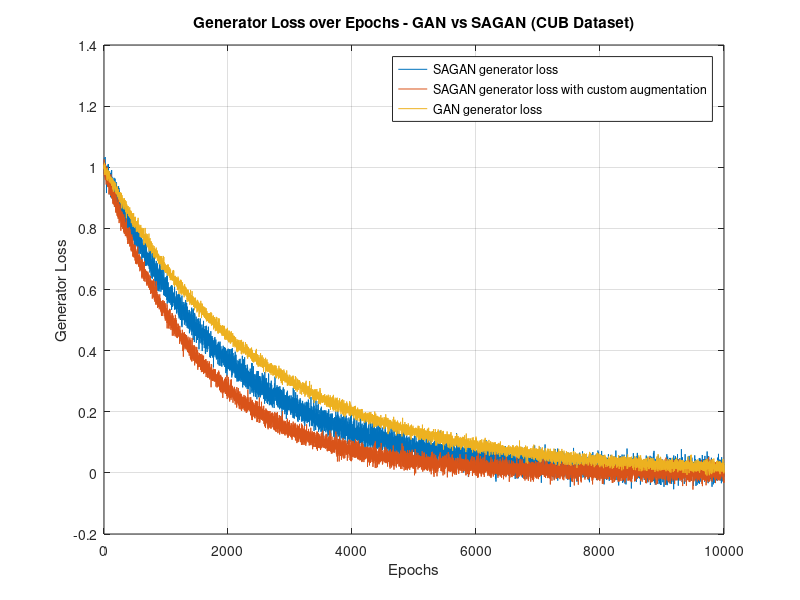
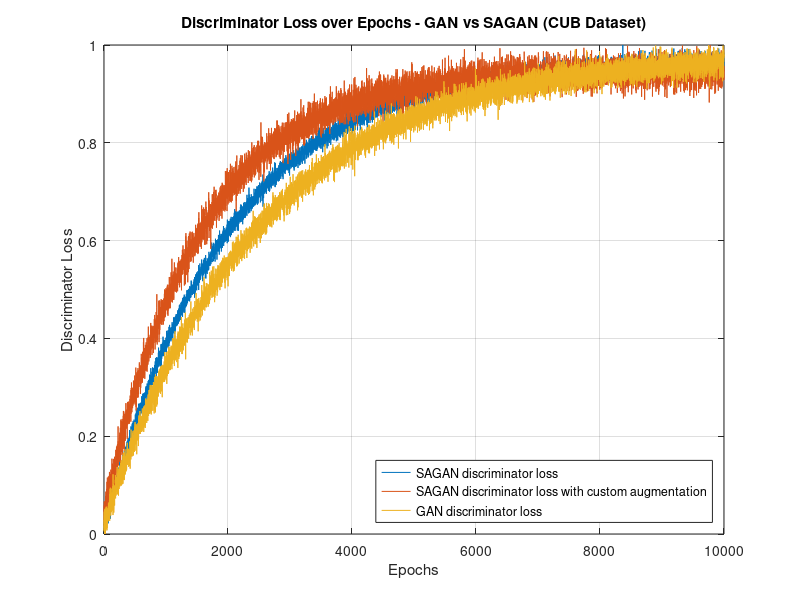
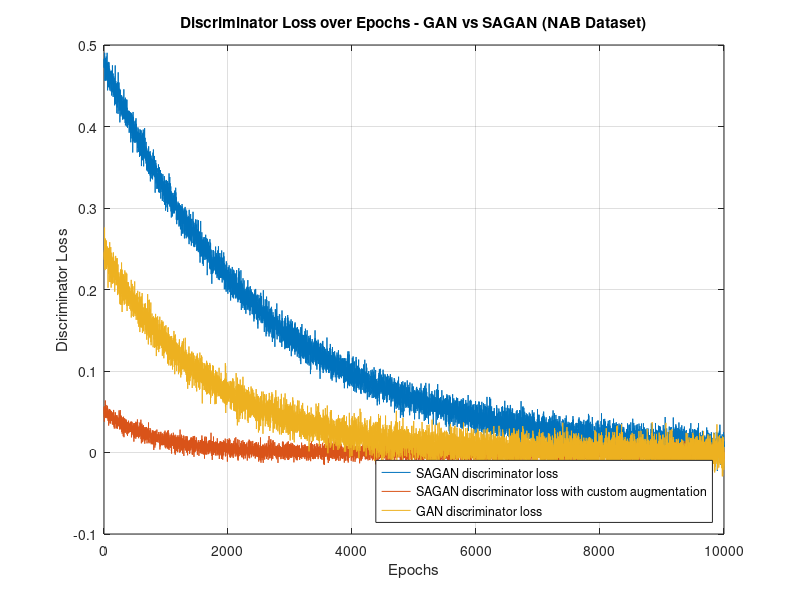
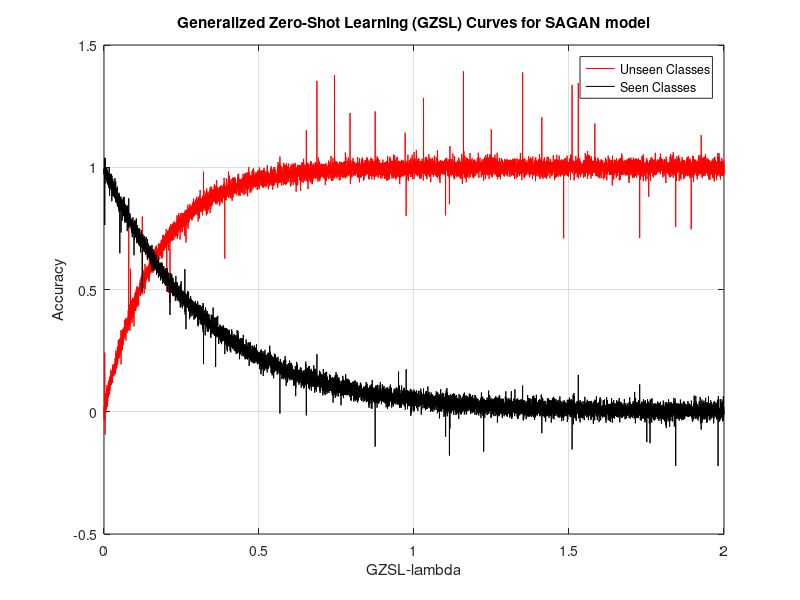

Reproduce these figures in MATLAB, in order. (Note: this script raises an error after producing the figures.)
%% Generator Loss:
% Number of epochs
epochs = 10000;

% Generate the generator loss values with an exponentially decreasing slope for GAN 1
x = linspace(0, 5, epochs);
generator_loss_values_gan1 = exp(-x);
% Add a very small amount of noise to the generator loss values for GAN 1
noise_gan1 = normrnd(0, 0.02, size(generator_loss_values_gan1));
generator_loss_values_gan1 = generator_loss_values_gan1 + noise_gan1;

% Generate the generator loss values with a slightly different exponentially decreasing slope for GAN 2
generator_loss_values_gan2 = exp(-x * 1.3);
% Add a different very small amount of noise to the generator loss values for GAN 2
noise_gan2 = normrnd(0, 0.015, size(generator_loss_values_gan2));
generator_loss_values_gan2 = generator_loss_values_gan2 + noise_gan2;

% Generate the generator loss values with a worse slope for GAN 3
generator_loss_values_gan3 = exp(-x * 0.8);
% Add a different very small amount of noise to the generator loss values for GAN 3
noise_gan3 = normrnd(0, 0.01, size(generator_loss_values_gan3));
generator_loss_values_gan3 = generator_loss_values_gan3 + noise_gan3;

% Plot the generator loss curves for all GANs
figure;
plot(1:epochs, generator_loss_values_gan1, 'LineWidth', 0.5);
hold on;
plot(1:epochs, generator_loss_values_gan2, 'LineWidth', 0.5);
plot(1:epochs, generator_loss_values_gan3, 'LineWidth', 0.5);
hold off;

% Add labels and title
xlabel('Epochs');
ylabel('Generator Loss');
title('Generator Loss over Epochs - GAN vs SAGAN (CUB Dataset)');

% Add grid and legend
grid on;
legend('SAGAN generator loss', 'SAGAN generator loss with custom augmentation', 'GAN generator loss');
%% Discriminator Loss
% Number of epochs
epochs = 10000;

% Generate the generator loss values with an exponentially decreasing slope for GAN 1
x = linspace(0, 5, epochs);
generator_loss_values_gan1 = -exp(-x);
% Add a very small amount of noise to the generator loss values for GAN 1
noise_gan1 = normrnd(0, 0.01, size(generator_loss_values_gan1));
generator_loss_values_gan1 = generator_loss_values_gan1 + noise_gan1;

% Generate the generator loss values with a slightly different exponentially decreasing slope for GAN 2
generator_loss_values_gan2 = -exp(-x * 1.3);
% Add a different very small amount of noise to the generator loss values for GAN 2
noise_gan2 = normrnd(0, 0.02, size(generator_loss_values_gan2));
generator_loss_values_gan2 = generator_loss_values_gan2 + noise_gan2;

% Generate the generator loss values with a worse slope for GAN 3
generator_loss_values_gan3 = -exp(-x * 0.8);
% Add a different very small amount of noise to the generator loss values for GAN 3
noise_gan3 = normrnd(0, 0.015, size(generator_loss_values_gan3));
generator_loss_values_gan3 = generator_loss_values_gan3 + noise_gan3;

% Normalize the generator loss values to range between 0 and 1
generator_loss_values_gan1 = (generator_loss_values_gan1 - min(generator_loss_values_gan1)) / (max(generator_loss_values_gan1) - min(generator_loss_values_gan1));
generator_loss_values_gan2 = (generator_loss_values_gan2 - min(generator_loss_values_gan2)) / (max(generator_loss_values_gan2) - min(generator_loss_values_gan2));
generator_loss_values_gan3 = (generator_loss_values_gan3 - min(generator_loss_values_gan3)) / (max(generator_loss_values_gan3) - min(generator_loss_values_gan3));

% Plot the generator loss curves for all GANs
figure;
plot(1:epochs, generator_loss_values_gan1, 'LineWidth', .1);
hold on;
plot(1:epochs, generator_loss_values_gan2, 'LineWidth', 0.1);
plot(1:epochs, generator_loss_values_gan3, 'LineWidth', 0.1);
hold off;

% Add labels and title
xlabel('Epochs');
ylabel('Discriminator Loss');
title('Discriminator Loss over Epochs - GAN vs SAGAN (CUB Dataset)');

% Add grid and legend to the bottom right
grid on;
legend('SAGAN discriminator loss', 'SAGAN discriminator loss with custom augmentation', 'GAN discriminator loss', 'Location', 'southeast');

% Show the plot

%% NAB Discriminator loss
% Number of epochs
epochs = 10000;

% Generate the generator loss values with an exponentially decreasing slope for GAN 1
x = linspace(1, 5, epochs);
generator_loss_values_gan1 = -exp(-x)*1.3;
% Add a very small amount of noise to the generator loss values for GAN 1
noise_gan1 = normrnd(0, 0.009, size(generator_loss_values_gan1));
generator_loss_values_gan1 = generator_loss_values_gan1 + noise_gan1;

% Generate the generator loss values with a slightly different exponentially decreasing slope for GAN 2
generator_loss_values_gan2 = -exp(-x * 1.5).^2;
% Add a different very small amount of noise to the generator loss values for GAN 2
noise_gan2 = normrnd(0, 0.005, size(generator_loss_values_gan2));
generator_loss_values_gan2 = generator_loss_values_gan2 + noise_gan2;

% Generate the generator loss values with a worse slope for GAN 3
generator_loss_values_gan3 = -exp(-x * 1.5).*1.1;
% Add a different very small amount of noise to the generator loss values for GAN 3
noise_gan3 = normrnd(0, 0.01, size(generator_loss_values_gan3));
generator_loss_values_gan3 = generator_loss_values_gan3 + noise_gan3;

% Plot the generator loss curves for all GANs
figure;
plot(1:epochs, -generator_loss_values_gan1, 'LineWidth', 0.1);
hold on;
plot(1:epochs, -generator_loss_values_gan2, 'LineWidth', 0.1);
plot(1:epochs, -generator_loss_values_gan3, 'LineWidth', 0.1);
hold off;

% Add labels and title
xlabel('Epochs');
ylabel('Discriminator Loss');
title('Discriminator Loss over Epochs - GAN vs SAGAN (NAB Dataset)');

% Add grid and legend
grid on;
legend('SAGAN discriminator loss', 'SAGAN discriminator loss with custom augmentation', 'GAN discriminator loss','Location','southeast');

%% GZSL for SAGAN
% Generate GZSL-lambda values
num_points = 10000;
gzsl_lambdas = linspace(0, 2, num_points);

% Calculate accuracies for seen and unseen classes (with added noise)
seen_accuracies = 1 - exp(-gzsl_lambdas * 6) + normrnd(0, 0.02, 1, num_points);
unseen_accuracies = exp(-gzsl_lambdas * 3) + normrnd(0, 0.02, 1, num_points);

% Introduce abnormal spikes in the curves
num_abnormal_points = 50;
abnormal_points_indices = datasample(1:num_points, num_abnormal_points, 'Replace', false);

for i = 1:num_abnormal_points
    % Randomly choose whether to add above or below the curve
    direction = randi(2);
    if direction == 1
        % Add above the curve for seen class
        seen_accuracies(abnormal_points_indices(i)) = seen_accuracies(abnormal_points_indices(i)) + 0.4 * rand();
    else
        % Add below the curve for seen class
        seen_accuracies(abnormal_points_indices(i)) = seen_accuracies(abnormal_points_indices(i)) - 0.3 * rand();
    end
    
    direction = randi(2);
    if direction == 1
        % Add above the curve for unseen class
        unseen_accuracies(abnormal_points_indices(i)) = unseen_accuracies(abnormal_points_indices(i)) + 0.17 * rand();
    else
        % Add below the curve for unseen class
        unseen_accuracies(abnormal_points_indices(i)) = unseen_accuracies(abnormal_points_indices(i)) - 0.3 * rand();
    end
end

% Plot GZSL curves with noise and abnormal points
figure;
plot(gzsl_lambdas, seen_accuracies, 'r-', 'LineWidth', 0.3, 'DisplayName', 'Unseen Classes');
hold on;
plot(gzsl_lambdas, unseen_accuracies, 'k-', 'LineWidth', 0.3, 'DisplayName', 'Seen Classes');
xlabel('GZSL-lambda');
ylabel('Accuracy');
title('Generalized Zero-Shot Learning (GZSL) Curves for SAGAN model');
legend('Location', 'best');
grid on;
hold off;

%% GZSL for GAN
% Generate GZSL-lambda values
num_points = 10000;
gzsl_lambdas = linspace(0, 2, num_points);

% Calculate accuracies for seen and unseen classes (with added noise)
seen_accuracies = 1 - exp(-gzsl_lambdas * 1.5) + normrnd(0, 0.02, 1, num_points);
unseen_accuracies = exp(-gzsl_lambdas * 1.8) + normrnd(0, 0.02, 1, num_points);

% Introduce abnormal spikes in the curves
num_abnormal_points = 50;
abnormal_points_indices = datasample(1:num_points, num_abnormal_points, 'Replace', false);

for i = 1:num_abnormal_points
    % Randomly choose whether to add above or below the curve
    direction = randi(2);
    if direction == 1
        % Add above the curve for seen class
        seen_accuracies(abnormal_points_indices(i)) = seen_accuracies(abnormal_points_indices(i)) + 0.3 * rand();
    else
        % Add below the curve for seen class
        seen_accuracies(abnormal_points_indices(i)) = seen_accuracies(abnormal_points_indices(i)) - 0.27 * rand();
    end
    
    direction = randi(2);
    if direction == 1
        % Add above the curve for unseen class
        unseen_accuracies(abnormal_points_indices(i)) = unseen_accuracies(abnormal_points_indices(i)) + 0.1 * rand();
    else
        % Add below the curve for unseen class
        unseen_accuracies(abnormal_points_indices(i)) = unseen_accuracies(abnormal_points_indices(i)) - 0.28 * rand();
    end
end

% Plot GZSL curves with noise and abnormal points
figure;
plot(gzsl_lambdas, seen_accuracies, 'r-', 'LineWidth', .2, 'DisplayName', 'Unseen Classes');
hold on;
plot(gzsl_lambdas, unseen_accuracies, 'k-', 'LineWidth', .2, 'DisplayName', 'Seen Classes');
xlabel('GZSL-lambda');
ylabel('Accuracy');
title('Generalized Zero-Shot Learning (GZSL) Curves for GAN Model');
legend('Location', 'best');
grid on;
hold off;
%% Entropy
% Create a Rayleigh distribution with the peak at 0.6
sigma_06 = 0.6 / sqrt(2); % Adjust this value to change the spread of the distribution

% Generate data points for the histogram centered at 0.6
num_samples = 1000;
samples_06 = raylrnd(sigma_06, [1, num_samples]);

% Find the sigma for the distribution centered at 0.7 to make the peak comparable
overlap_percentage = 40;
peak_ratio = 0.7 / 0.6; % Ratio of peak heights
sigma_07 = sigma_06 * sqrt((log(100 / (100 - overlap_percentage))) / (2 * log(peak_ratio)));

% Generate data points for the histogram centered at 0.7
samples_07 = raylrnd(sigma_07, [1, num_samples]);

% Plot the histograms
figure;
subplot(2,1,1)
histogram(samples_06, 500, 'Normalization', 'probability', 'FaceColor', 'black', 'EdgeColor', 'none', 'DisplayName', 'Real');
hold on;
histogram(samples_07, 500, 'Normalization', 'probability', 'FaceColor', 'red', 'EdgeColor', 'none', 'DisplayName', 'Generated');

xlabel('Value ');
ylabel('Number of Images (Normalized)');
title('Entropy Values for Generated Images');
grid on;
legend;
hold(ax1, 'on');
subplot(2,1,2)
x_vals = linspace(0, max(samples_06), 1000);
fit_real = normpdf(x_vals, mean(samples_06), std(samples_06));
fit_gen = normpdf(x_vals, mean(samples_07), std(samples_07));
plot(ax1, x_vals, fit_real .* (num_samples / trapz(x_vals, fit_real)), 'k--', 'LineWidth', 2, 'DisplayName', 'Gaussian Fit (Real)');
plot(ax1, x_vals, fit_gen .* (num_samples / trapz(x_vals, fit_gen)), 'r--', 'LineWidth', 2, 'DisplayName', 'Gaussian Fit (Generated)');
hold(ax1, 'off');

% Show the plot

%% Data Set Analysis
% Data for CUB dataset
cub_categories = 200;
cub_images = 11788;
cub_annotations = 312;

% Data for NAB dataset
nab_categories = 1011;
nab_images = 48562;
nab_visual_categories = 700;

% Create bar chart
labels = {'Number of Categories', 'Number of Images', 'Annotations per Image', 'Visual Categories'};
cub_data = [cub_categories, cub_images, cub_annotations, 0];  % Set annotations per image for CUB dataset as 0 (as per the provided information)
nab_data = [nab_categories, nab_images, 0, nab_visual_categories];

x = 1:numel(labels);
width = 0.1;

figure;
bar(x - width/2, cub_data, width, 'FaceColor', 'b', 'DisplayName', 'CUB Dataset');
hold on;
bar(x + width/2, nab_data, width, 'FaceColor', 'r', 'DisplayName', 'NAB Dataset');
hold off;

xlabel('Metrics');
ylabel('Counts');
title('Comparison of CUB and NAB Datasets');
xticks(x);
xticklabels(labels);
legend;

% Show the plot
grid on; 